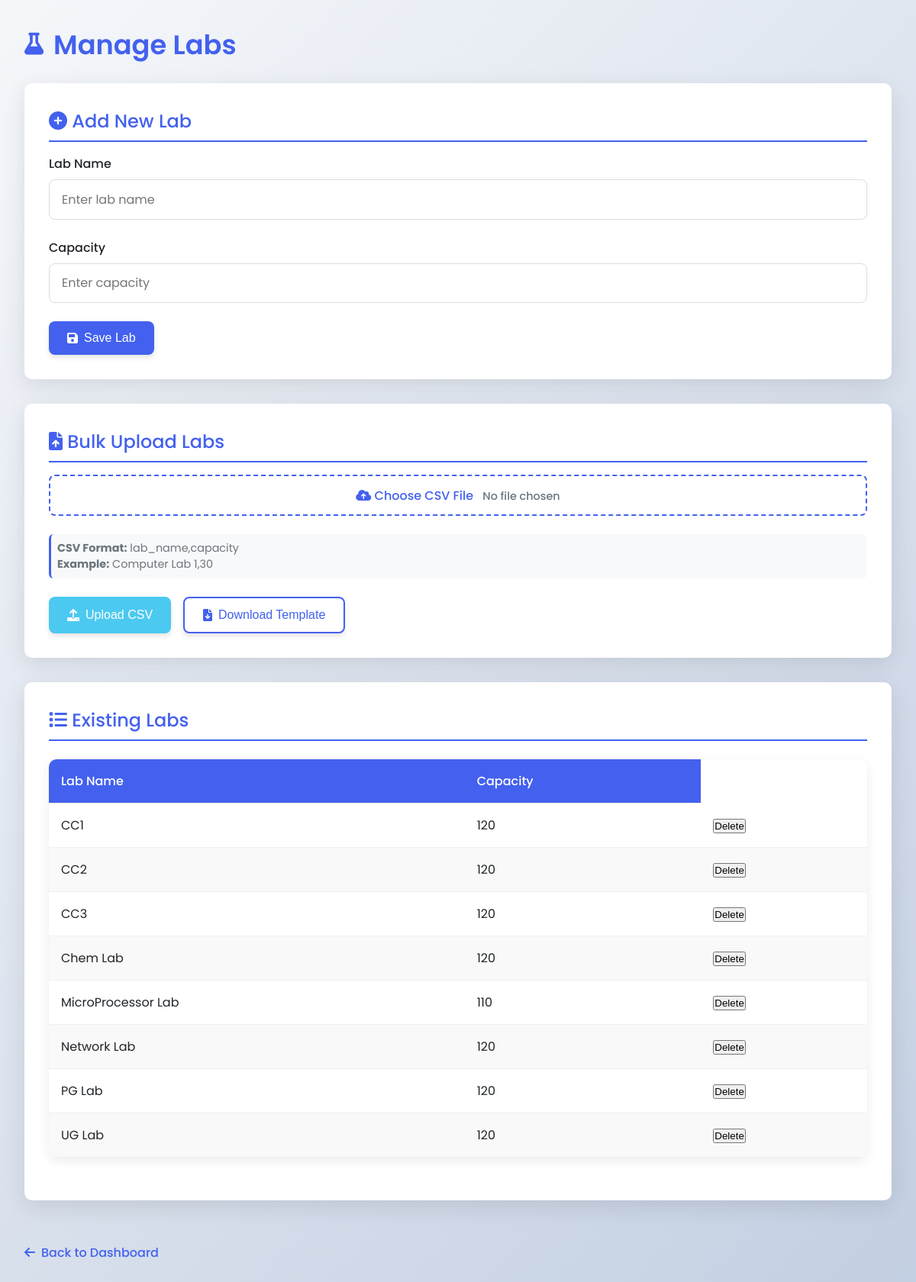
/labs, run on an earlier commit of the app's database.
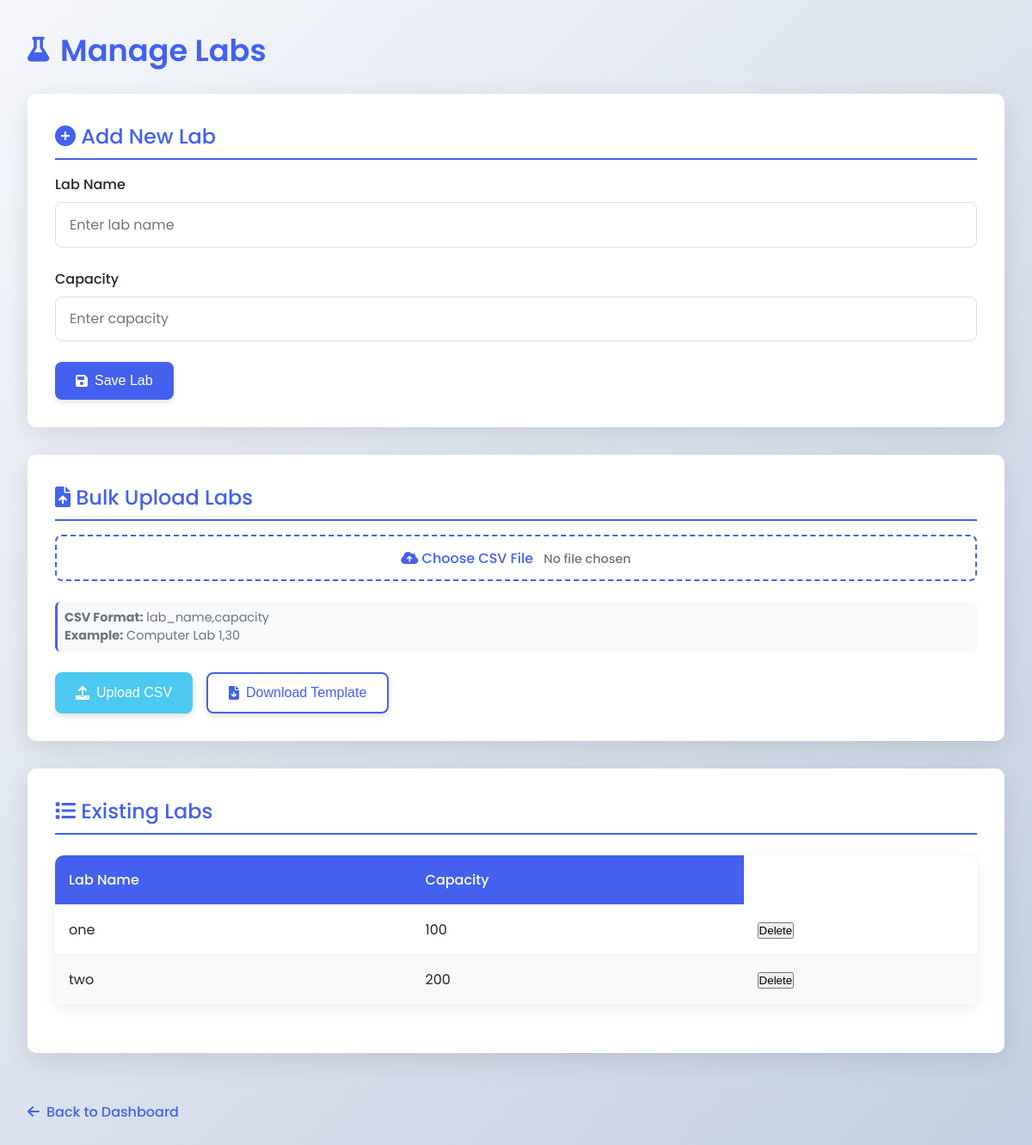
And on a later commit of the database.
### app.py (models this page shows)
class Lab(db.Model):
    id = db.Column(db.Integer, primary_key=True)
    name = db.Column(db.String(50), unique=True, nullable=False)
    capacity = db.Column(db.Integer, nullable=False)

### app.py (the view, shortened to what this page needs)
@app.route('/labs', methods=['GET', 'POST'])
def manage_labs():
    labs = Lab.query.order_by(Lab.name).all()
    return render_template('labs.html', labs=labs)

### templates/labs.html (shortened to what this page needs)
<!DOCTYPE html>
<html lang="en">
<head>
    <link rel="stylesheet" href="https://cdnjs.cloudflare.com/ajax/libs/font-awesome/6.0.0-beta3/css/all.min.css">
</head>
<body>
    <div class="container">
        <h1><i class="fas fa-flask"></i> Manage Labs</h1>
        <div class="card">
            <h2><i class="fas fa-plus-circle"></i> Add New Lab</h2>
            <form method="POST" action="{{ url_for('manage_labs') }}">
                <div class="form-group">
                    <label for="lab_name">Lab Name</label>
                    <input type="text" id="lab_name" name="lab_name" placeholder="Enter lab name" required>
                </div>
                <div class="form-group">
                    <label for="lab_capacity">Capacity</label>
                    <input type="number" id="lab_capacity" name="lab_capacity" placeholder="Enter capacity" min="1" required>
                </div>
                <div class="btn-group">
                    <button type="submit" class="btn btn-primary">
                        <i class="fas fa-save"></i> Save Lab
                    </button>
                </div>
            </form>
        </div>
        <div class="card">
            <h2><i class="fas fa-file-upload"></i> Bulk Upload Labs</h2>
            <form method="POST" action="{{ url_for('manage_labs') }}" enctype="multipart/form-data">
                <div class="form-group">
                    <label for="file-upload" class="file-label">
                        <i class="fas fa-cloud-upload-alt"></i> Choose CSV File
                        <span id="file-chosen" class="file-name">No file chosen</span>
                    </label>
                    <div class="instructions">
                        <p><strong>CSV Format:</strong> lab_name,capacity</p>
                        <p><strong>Example:</strong> Computer Lab 1,30</p>
                    </div>
                </div>
                <div class="btn-group">
                    <button type="submit" name="upload" class="btn btn-success">
                        <i class="fas fa-upload"></i> Upload CSV
                    </button>
                    <button type="button" onclick="downloadTemplate()" class="btn btn-secondary">
                        <i class="fas fa-file-download"></i> Download Template
                    </button>
                </div>
            </form>
        </div>
        <div class="card">
            <h2><i class="fas fa-list"></i> Existing Labs</h2>
            {% if labs %}
            <table>
                <thead>
                    <tr>
                        <th>Lab Name</th>
                        <th>Capacity</th>
                    </tr>
                </thead>
                <tbody>
                    {% for lab in labs %}
                    <tr>
                        <td>{{ lab.name }}</td>
                        <td>{{ lab.capacity }}</td>
                        <td>
                            <form action="{{ url_for('delete_lab', id=lab.id) }}" method="post" style="display:inline;">
                                <button type="submit" onclick="return confirm('Are you sure you want to delete {{ lab.name }}?');">
                                Delete
                                </button>
                            </form>
                        </td>
                    </tr>
                    {% endfor %}
                </tbody>
            </table>
            {% else %}
            <div style="text-align: center; padding: 2rem; color: var(--gray);">
                <i class="fas fa-flask" style="font-size: 2rem; margin-bottom: 1rem;"></i>
                <p>No labs have been added yet. Add your first lab above.</p>
            </div>
            {% endif %}
        </div>
        <a href="{{ url_for('index') }}" class="back-link">
            <i class="fas fa-arrow-left"></i> Back to Dashboard
        </a>
    </div>
</body>
</html>

### templates/labs.html (style rules this page uses)
:root { --primary: #4361ee; --primary-dark: #3a56d4; --secondary: #3f37c9; --light: #f8f9fa; --dark: #212529; --success: #4cc9f0; --danger: #f72585; --warning: #f8961e; --gray: #6c757d; }
* { margin: 0; padding: 0; box-sizing: border-box; }
body { font-family: 'Poppins', sans-serif; background: linear-gradient(135deg, #f5f7fa 0%, #c3cfe2 100%); min-height: 100vh; color: var(--dark); padding: 2rem; }
.container { max-width: 1200px; margin: 0 auto; }
h1 { font-size: 2.2rem; font-weight: 600; color: var(--primary); margin-bottom: 1.5rem; display: flex; align-items: center; gap: 0.8rem; }
h1 i { font-size: 1.8rem; }
h2 { font-size: 1.5rem; font-weight: 500; color: var(--primary); margin-bottom: 1rem; padding-bottom: 0.5rem; border-bottom: 2px solid var(--primary); }
.card { background-color: white; border-radius: 10px; padding: 2rem; box-shadow: 0 8px 30px rgba(0, 0, 0, 0.1); margin-bottom: 2rem; }
.form-group { margin-bottom: 1.5rem; }
label { display: block; margin-bottom: 0.5rem; font-weight: 500; color: var(--dark); }
input, select { width: 100%; padding: 0.8rem 1rem; border: 1px solid #ddd; border-radius: 8px; font-family: 'Poppins', sans-serif; font-size: 1rem; transition: all 0.3s ease; }
.btn { display: inline-flex; align-items: center; justify-content: center; padding: 0.8rem 1.5rem; border-radius: 8px; font-weight: 500; text-decoration: none; transition: all 0.3s ease; box-shadow: 0 4px 6px rgba(0, 0, 0, 0.1); border: none; cursor: pointer; font-size: 1rem; gap: 0.5rem; }
.btn-primary { background-color: var(--primary); color: white; }
.btn-secondary { background-color: white; color: var(--primary); border: 2px solid var(--primary); }
.btn-success { background-color: var(--success); color: white; }
.btn-group { display: flex; gap: 1rem; margin-top: 1rem; }
table { width: 100%; border-collapse: collapse; margin: 1.5rem 0; background-color: white; border-radius: 10px; overflow: hidden; box-shadow: 0 4px 15px rgba(0, 0, 0, 0.08); }
th, td { padding: 1rem; text-align: left; border-bottom: 1px solid #f0f0f0; }
th { background-color: var(--primary); color: white; font-weight: 500; }
tr:nth-child(even) { background-color: #f9f9f9; }
.instructions { font-size: 0.9rem; color: var(--gray); margin: 0.5rem 0; padding: 0.5rem; background-color: #f8f9fa; border-radius: 6px; border-left: 3px solid var(--primary); }
.file-label { display: inline-block; padding: 0.8rem 1.5rem; background-color: white; color: var(--primary); border: 2px dashed var(--primary); border-radius: 8px; cursor: pointer; transition: all 0.3s ease; text-align: center; margin-bottom: 1rem; width: 100%; }
.file-name { margin-left: 0.5rem; font-size: 0.9rem; color: var(--gray); }
.back-link { display: inline-flex; align-items: center; gap: 0.5rem; margin-top: 1.5rem; color: var(--primary); text-decoration: none; font-weight: 500; }

What changed in the data, as far as the page shows it:
removed Lab: name "CC1", capacity "120"
removed Lab: name "CC2", capacity "120"
removed Lab: name "CC3", capacity "120"
removed Lab: name "Chem Lab", capacity "120"
removed Lab: name "Network Lab", capacity "120"
removed Lab: name "PG Lab", capacity "120"
changed Lab: name "MicroProcessor Lab" → "one"; capacity "110" → "100"
changed Lab: name "UG Lab" → "two"; capacity "120" → "200"
